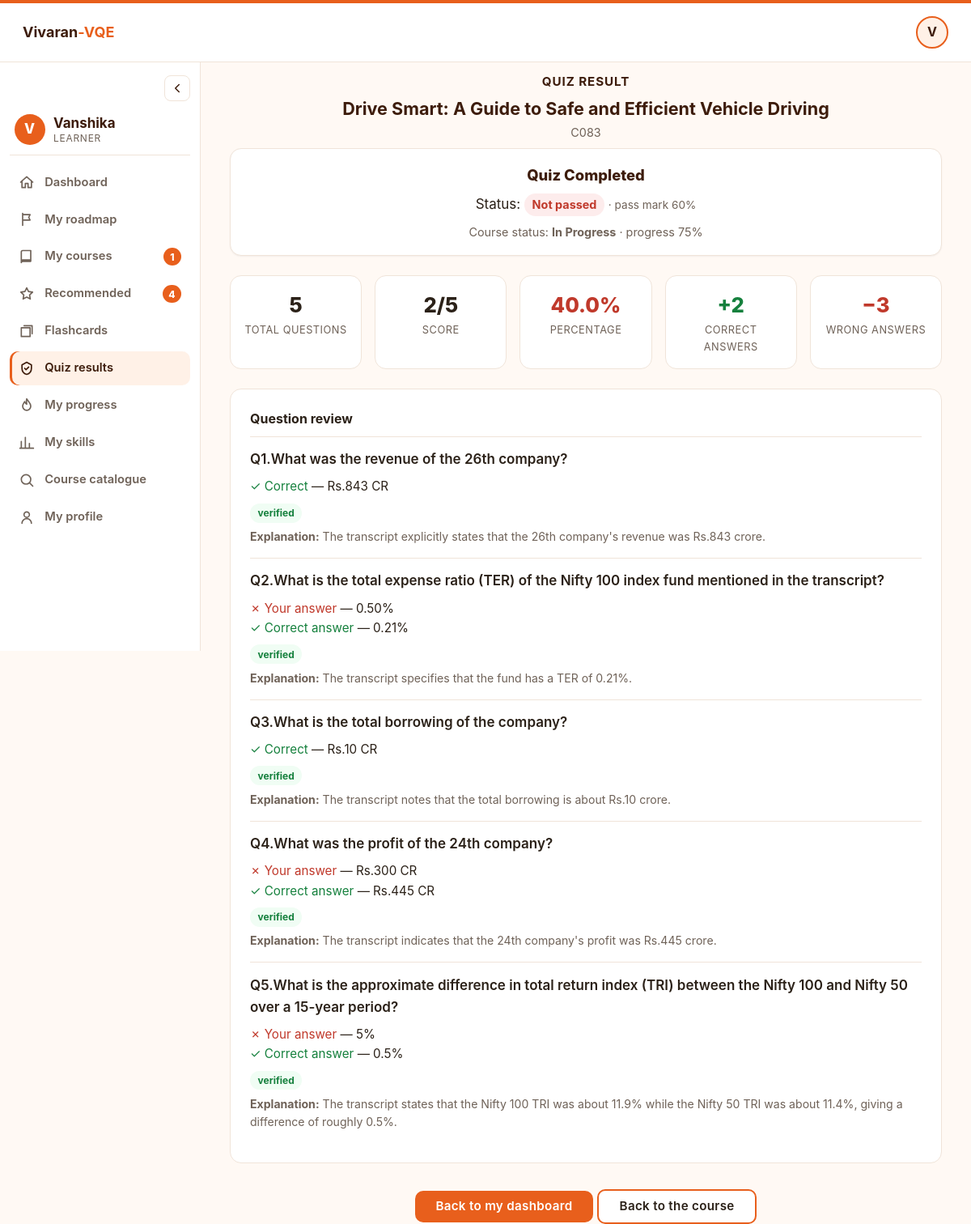
The page /quiz/20/results (signed in) on the database its author committed.
### tables this page shows
CREATE TABLE quiz_attempts (
                id INTEGER PRIMARY KEY AUTOINCREMENT,
                user_id INTEGER NOT NULL REFERENCES users(id),
                submission_id INTEGER NOT NULL REFERENCES submissions(id),
                course_id TEXT NOT NULL,
                course_title TEXT NOT NULL,
                source_link TEXT,
                status TEXT NOT NULL DEFAULT 'generating',
                error TEXT,
                quiz TEXT,
                answers TEXT,
                score INTEGER,
                total INTEGER,
                accuracy REAL,
                created_at TEXT NOT NULL,
                finished_at TEXT
            , passed INTEGER, bank_id INTEGER);

CREATE TABLE enrollments (
                id INTEGER PRIMARY KEY AUTOINCREMENT,
                user_id INTEGER NOT NULL REFERENCES users(id),
                course_id TEXT NOT NULL,
                course_title TEXT NOT NULL,
                status TEXT NOT NULL DEFAULT 'in_progress',
                progress INTEGER NOT NULL DEFAULT 0,
                video_watched INTEGER NOT NULL DEFAULT 0,
                best_score INTEGER,
                best_total INTEGER,
                best_percentage REAL,
                started_at TEXT NOT NULL,
                completed_at TEXT,
                updated_at TEXT NOT NULL,
                UNIQUE (user_id, course_id)
            );

### app.py (the view)
@app.route("/quiz/<int:attempt_id>/results")
@login_required
def quiz_results(attempt_id: int):
    attempt = _owned_attempt(attempt_id)
    if attempt["status"] != "graded":
        return redirect(url_for("quiz_attempt", attempt_id=attempt_id))
    review = db.graded_review(attempt_id) or {
        "score": 0, "total": 0, "accuracy": 0.0, "details": []
    }
    is_learner = session.get("role") == "learner"
    passed = review["accuracy"] >= settings.PASS_THRESHOLD
    return render_template(
        "quiz_results.html",
        attempt=attempt,
        review=review,
        passed=passed,
        threshold=settings.PASS_THRESHOLD,
        is_learner=is_learner,
        enrollment=db.get_enrollment(attempt["user_id"], attempt["course_id"]) if is_learner else None,
        notice=None if is_learner else settings.ONE_ATTEMPT_NOTICE,
    )

### app.py (called while the page is built)
@app.context_processor
def inject_user() -> dict:
    ctx = {
        "current_user": session.get("username", ""),
        "current_role": session.get("role", ""),
        "home_url": _home_url(session.get("role", "")) if "user_id" in session else "/",
    }
    if session.get("role") == "learner" and "user_id" in session:
        ctx["lnav"] = _learner_nav(int(session["user_id"]))
    return ctx

def _learner_nav(user_id: int) -> dict:
    try:
        enrollments = db.list_enrollments(user_id)
        sub = db.latest_submission(user_id) or {}
        started = {e["course_id"] for e in enrollments}
        marks = db.get_flashcard_status(user_id)
        return {
            "in_progress": sum(1 for e in enrollments if e["status"] != "completed"),
            "recommended": sum(1 for r in sub.get("recommendations") or [] if r["course_id"] not in started),
            "review": sum(1 for v in marks.values() if v == "review"),
        }
    except Exception:  # noqa: BLE001 - the sidebar must never break a page
        return {"in_progress": 0, "recommended": 0, "review": 0}

def _home_url(role: str) -> str:
    return {
        "admin": url_for("admin_dashboard"),
        "trainer": url_for("trainer_dashboard"),
    }.get(role, url_for("learner_dashboard"))

def _require_user() -> int:
    return int(session.get("user_id", 0))

def _owned_attempt(attempt_id: int) -> dict:
    attempt = db.get_attempt(attempt_id)
    if not attempt or attempt["user_id"] != _require_user():
        abort(404)
    return attempt

### db.py (called while the page is built)
def connect() -> sqlite3.Connection:
    conn = sqlite3.connect(DB_PATH)
    conn.row_factory = sqlite3.Row
    conn.execute("PRAGMA foreign_keys = ON")
    return conn

def get_user_by_id(user_id: int) -> dict | None:
    with closing(connect()) as conn:
        row = conn.execute("SELECT * FROM users WHERE id = ?", (user_id,)).fetchone()
    return dict(row) if row else None

def _submission_row(row: sqlite3.Row) -> dict:
    s = dict(row)
    for col in ("previous_trainings", "self_rated_skills",
                "quiz_verified_skills", "recommendations"):
        try:
            s[col] = json.loads(s[col] or "null") or ([] if col.endswith("s") or col == "recommendations" else {})
        except json.JSONDecodeError:
            s[col] = {} if "skills" in col else []
    return s

### templates/quiz_results.html (shortened to what this page needs)
{% extends 'learner_base.html' if current_role == 'learner' else 'base.html' %}
{% block content %}
<div class="center mb-1">
  <div class="section-title" style="margin:.75rem 0 .25rem;">Quiz Result</div>
  <h1 style="font-size:1.35rem; color:var(--brand-deep);">{{ attempt.course_title }}</h1>
  <p class="subtle" style="font-size:.9rem;">{{ attempt.course_id }}</p>
</div>
<div class="card center mb-2" style="padding:1.1rem;">
  <div style="font-size:1.15rem; font-weight:800; color:var(--brand-deep);">Quiz Completed</div>
  <div class="mt-1">Status:
    {% if passed %}<span class="pill completed" style="font-size:.9rem;">Passed</span>
    {% else %}<span class="pill failed" style="font-size:.9rem;">Not passed</span>{% endif %}
    <span class="subtle" style="font-size:.85rem;"> · pass mark {{ threshold|round|int }}%</span>
  </div>
  {% if enrollment %}
  <div class="subtle mt-1" style="font-size:.9rem;">Course status: <b>{{ enrollment.status|replace('_',' ')|title }}</b> · progress {{ enrollment.progress }}%</div>
  {% endif %}
</div>
<div class="stats">
  <div class="stat">
    <div class="v">{{ review.total }}</div>
    <div class="l">Total questions</div>
  </div>
  <div class="stat">
    <div class="v {{ 'good' if review.score == review.total else ('bad' if review.score == 0 else '') }}">{{ review.score }}/{{ review.total }}</div>
    <div class="l">Score</div>
  </div>
  <div class="stat">
    <div class="v {{ 'good' if review.accuracy >= 60 else 'bad' }}">{{ "%.1f"|format(review.accuracy) }}%</div>
    <div class="l">Percentage</div>
  </div>
  <div class="stat">
    <div class="v good">+{{ review.score }}</div>
    <div class="l">Correct answers</div>
  </div>
  <div class="stat">
    <div class="v bad">−{{ review.total - review.score }}</div>
    <div class="l">Wrong answers</div>
  </div>
</div>
<div class="panel review" style="padding:1.5rem;">
  <h2 style="font-size:1rem; margin-bottom:.5rem;">Question review</h2>
  {% for d in review.details %}
  <div class="item">
    <p style="font-weight:600; margin-bottom:.5rem;">
      <span class="qid">Q{{ loop.index }}.</span>{{ d.question }}
    </p>
    {% if d.is_correct %}
      <p style="font-size:.95rem;"><span class="user-a ok">✓ Correct</span> — {{ d.selected_answer }}</p>
    {% else %}
      {% if d.selected_answer %}
      <p style="font-size:.95rem;"><span class="user-a">✗ Your answer</span> — {{ d.selected_answer }}</p>
      {% endif %}
      <p style="font-size:.95rem;"><span class="user-a ok">✓ Correct answer</span> — {{ d.correct_answer }}</p>
    {% endif %}
    {% set vstatus = d.verification_status or 'unverified' %}
    <p class="mt-1" style="font-size:.85rem;">
      {% if vstatus == 'verified' %}<span class="pill verified">verified</span>
      {% elif vstatus == 'flagged' %}<span class="pill flagged">flagged</span>
      {% else %}<span class="pill unverified">unverified</span>{% endif %}
    </p>
    {% if d.explanation %}
    <p class="subtle" style="font-size:.88rem; margin-top:.4rem;"><b>Explanation:</b> {{ d.explanation }}</p>
    {% endif %}
  </div>
  {% endfor %}
</div>
<div class="center mt-4 mb-4">
  {% if is_learner %}
  <a class="btn btn-primary" href="{{ url_for('learner_dashboard') }}">Back to my dashboard</a>
  <a class="btn btn-outline" href="{{ url_for('course_page', course_id=attempt.course_id) }}">Back to the course</a>
  {% else %}
  <a class="btn btn-primary" href="{{ url_for('submission_results', submission_id=attempt.submission_id) }}">
    Back to recommended courses
  </a>
  <a class="btn btn-outline" href="{{ url_for('recommendation') }}">Recommend another employee</a>
  {% endif %}
</div>
{% endblock %}

### static/css/style.css (style rules this page uses)
:root { --ground: #FFF9F4; --ink: #2B2118; --ink-dim: #6F6258; --border: #F0E4D9; --card: #FFFFFF; --brand: #E85F1C; --brand-deep: #3D1C0B; --accent: #E85F1C; --accent-hover: #CF4F10; --link: #C2410C; --success: #15803D; --warning: #B45309; --danger: #C0392B; --red-50: #FDECEC; --blue-50: #FFF1E7; --blue: #1573C9; --blue-tint: #EAF3FC; --radius: 14px; }
* { margin: 0; padding: 0; box-sizing: border-box; }
body { background: var(--ground); color: var(--ink); font: 400 17px/1.6 -apple-system, BlinkMacSystemFont, "Segoe UI", Roboto, sans-serif; -webkit-font-smoothing: antialiased; min-height: 100vh; }
a { color: var(--link); text-decoration: none; }
.btn { display: inline-block; padding: .7rem 1.6rem; border: none; cursor: pointer; font-family: inherit; font-weight: 600; font-size: .95rem; line-height: 1.1; letter-spacing: .02em; text-transform: none; border-radius: 10px; transition: background .15s ease, transform .05s ease; text-decoration: none; }
.btn-primary { background: var(--accent); color: #fff; }
.btn-outline { background: #fff; color: var(--ink); border: 2px solid var(--brand); }
.card { background: var(--card); border: 1px solid var(--border); border-radius: var(--radius); padding: 2rem; box-shadow: 0 1px 2px rgba(16,24,40,.05); }
.panel { background: var(--card); border: 1px solid var(--border); border-radius: var(--radius); }
.subtle { color: var(--ink-dim); }
.center { text-align: center; }
.mt-1 { margin-top: .5rem; }
.mt-4 { margin-top: 2rem; }
.mb-1 { margin-bottom: .5rem; }
.mb-2 { margin-bottom: 1rem; }
.section-title { font-size: .95rem; font-weight: 700; text-transform: uppercase; letter-spacing: .06em; color: var(--brand-deep); margin: 1.75rem 0 .75rem; }
.stats { display: grid; grid-template-columns: repeat(auto-fit, minmax(140px, 1fr)); gap: 1rem; margin: 1.5rem 0; }
.stat { background: #fff; border: 1px solid var(--border); border-radius: var(--radius); padding: 1rem; text-align: center; }
.stat .v { font-size: 1.6rem; font-weight: 800; }
.stat .l { font-size: .8rem; color: var(--ink-dim); text-transform: uppercase; letter-spacing: .04em; }
.v.good { color: var(--success); }
.v.bad { color: var(--danger); }
.review .item { border-top: 1px solid var(--border); padding: .9rem 0; }
.review .user-a { color: var(--danger); }
.review .user-a.ok { color: var(--success); }
.pill { display: inline-block; padding: .15rem .6rem; border-radius: 999px; font-size: .75rem; font-weight: 700; }
.pill.verified { background: #f0fdf4; color: var(--success); }
.pill.failed { background: var(--red-50); color: var(--danger); }

### rows shown on the page
quiz_attempts: course_title "Drive Smart: A Guide to Safe and Efficient Vehicle Driving", course_id "C083"
enrollments: status "In Progress", progress "75"

### other values the page prints
{{ current_user[0]|upper }} "V"
{{ current_user }} "Vanshika"
{{ label }} "Dashboard" "My roadmap" "My courses" "Recommended" "Flashcards" "Quiz results" "My progress" "My skills" "Course catalogue" "My profile"
{{ badge }} "1" "4"
{{ threshold|round|int }} "60"
{{ review.total }} "5"
{{ review.score }} "2"
{{ "%.1f"|format(review.accuracy) }} "40.0"
{{ review.total - review.score }} "3"
{{ d.question }} "What was the revenue of the 26th company?" "What is the total expense ratio (TER) of the Nifty 100 index fund mentioned in the transcript?" "What is the total borrowing of the company?" "What was the profit of the 24th company?" "What is the approximate difference in total return index (TRI) between the Nifty 100 and Nifty 50 over a 15-year period?"
{{ d.selected_answer }} "Rs.843 CR" "Rs.10 CR"
{{ d.explanation }} "The transcript explicitly states that the 26th company's revenue was Rs.843 crore." "The transcript specifies that the fund has a TER of 0.21%." "The transcript notes that the total borrowing is about Rs.10 crore." "The transcript indicates that the 24th company's profit was Rs.445 crore." "The transcript states that the Nifty 100 TRI was about 11.9% while the Nifty 50 TRI was about 11.4%, giving a difference of roughly 0.5%."
{{ d.selected_answer }} "0.50%" "Rs.300 CR" "5%"
{{ d.correct_answer }} "0.21%" "Rs.445 CR" "0.5%"
